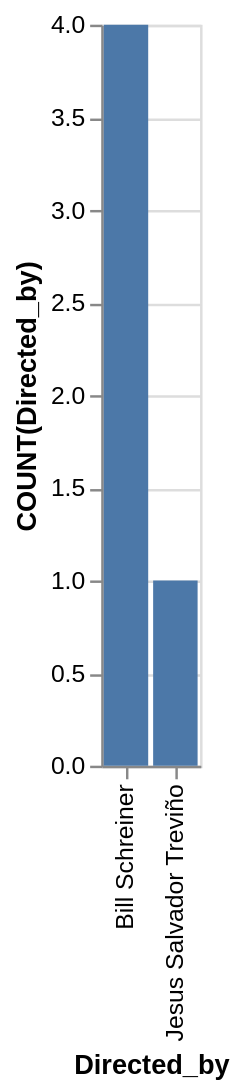

Source (Vega-Lite JSON):
### Vega-Lite specification from a JSON file in a GitHub repository (floating-point values rounded to 4 significant figures)
{"data": {"values": [{"x_data": "Bill Schreiner", "y_data": 4}, {"x_data": "Jesus Salvador Treviño", "y_data": 1}]}, "mark": "bar", "encoding": {"x": {"field": "x_data", "type": "nominal", "title": "Directed_by", "sort": "ascending"}, "y": {"field": "y_data", "type": "quantitative", "title": "COUNT(Directed_by)"}}}
